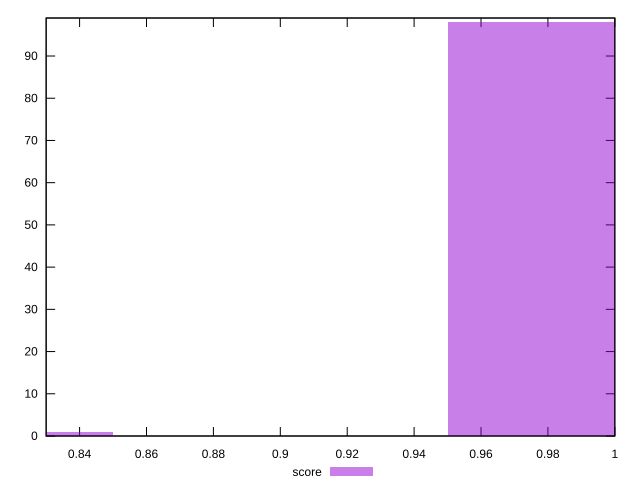

The gnuplot source for this figure:
reset

$score <<EOF
1 98
0.8 1
EOF

set key outside below
set boxwidth 0.1
set xrange [0.83:1]
set yrange [0:99]
set trange [0:99]
set style fill transparent solid 0.5 noborder
set terminal svg size 640, 490 enhanced background rgb 'white'
set output "reports/report_00030_2021-02-24T20-42-31.540Z/cumulative-layout-shift/samples/card/score/histogram.svg"

plot $score title "score" with boxes

reset
